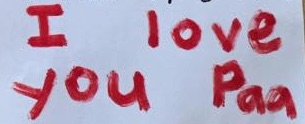
#> input picture assignment_14_TransformMatrices/iloveyouticket.jpg, 305 x 124 px
$ jupyter execute CV_14th_image.ipynb
#> lines starting #> are read from the running program, lines starting #| are printed output that depends on the picture
##  OpenCV 14th Assignment

___

### rotating 9 degrees and transforming 10 units to right

[cell 1]
import cv2
import numpy as np
import matplotlib.pyplot as plt

rotation_amount_degree = 9
#  convert rotation amount to radian
theta = rotation_amount_degree * np.pi / 180.0


image = cv2.imread('iloveyouticket.jpg')
#> image is the input picture: shape (124, 305, 3); mean B, G, R 185.8, 162.6, 180.8
height, width, _ = image.shape
#> height = 124; width = 305

# rotating 20 degrees and transforming 10 units to right
T = np.float32([[np.cos(theta), -np.sin(theta), 10], [np.sin(theta), np.cos(theta),0]])
img_translation = cv2.warpAffine(image, T, (width+10, height+50))
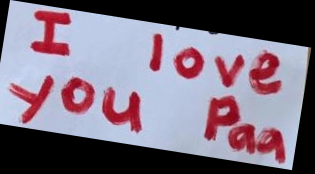
#> img_translation: shape (174, 315, 3); mean B, G, R 127, 111.1, 123.8
plt.imshow(img_translation[...,::-1])
